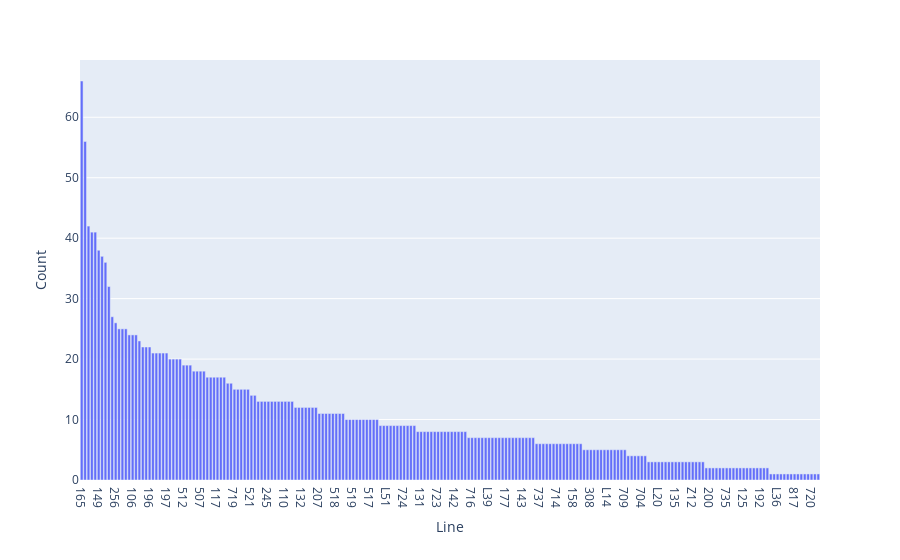

The notebook cell this image was saved under:
### Code cell
# wykres słupkowy
fig = px.bar(df, x="Line", y="Count", text="Count")
fig.update_traces(texttemplate='%{text}', textposition='outside')
fig.update_layout(uniformtext_minsize=8, uniformtext_mode='hide')
fig.show()

### Figure 1 — Plotly figure (JSON) as saved in the notebook; plotly's stock layout.template omitted (floating-point values rounded to 4 significant figures; data arrays with more than 128 entries replaced by an {"elided": "..."} marker saying what was removed)
{"data": [{"alignmentgroup": "True", "hovertemplate": "Line=%{x}<br>Count=%{text}<extra></extra>", "legendgroup": "", "marker": {"color": "#636efa", "pattern": {"shape": ""}}, "name": "", "offsetgroup": "", "orientation": "v", "showlegend": false, "text": {"elided": "218 int values"}, "textposition": "outside", "texttemplate": "%{text}", "type": "bar", "x": {"elided": "218 str values"}, "xaxis": "x", "y": {"elided": "218 int values"}, "yaxis": "y"}], "layout": {"barmode": "relative", "legend": {"tracegroupgap": 0}, "margin": {"t": 60}, "uniformtext": {"minsize": 8, "mode": "hide"}, "xaxis": {"anchor": "y", "domain": [0, 1], "title": {"text": "Line"}}, "yaxis": {"anchor": "x", "domain": [0, 1], "title": {"text": "Count"}}}}
